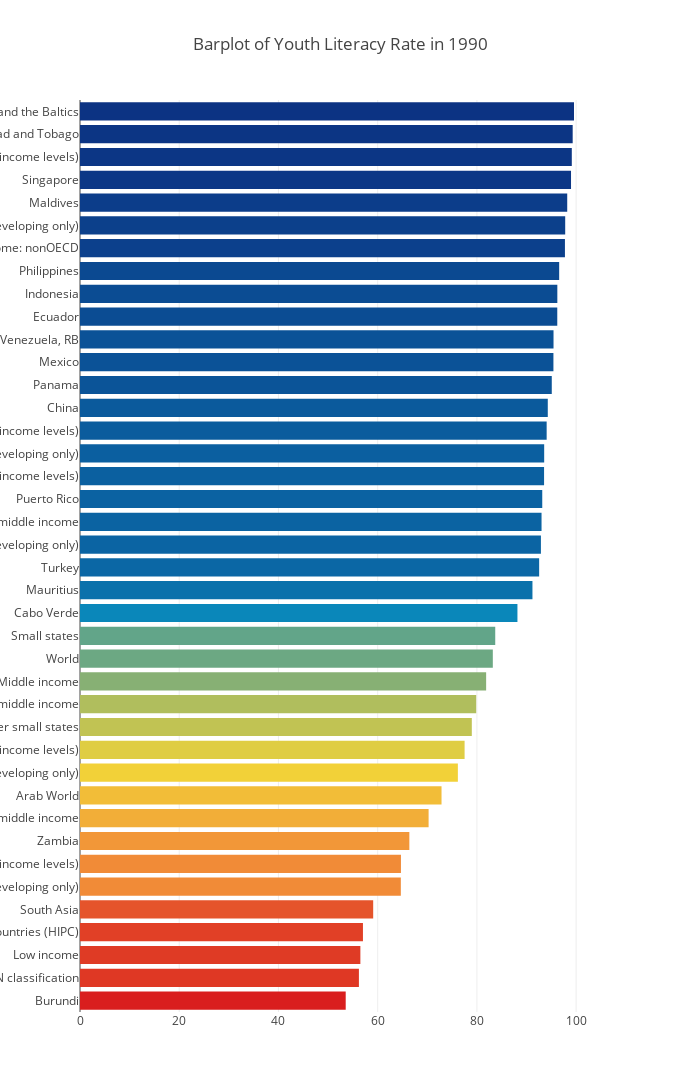
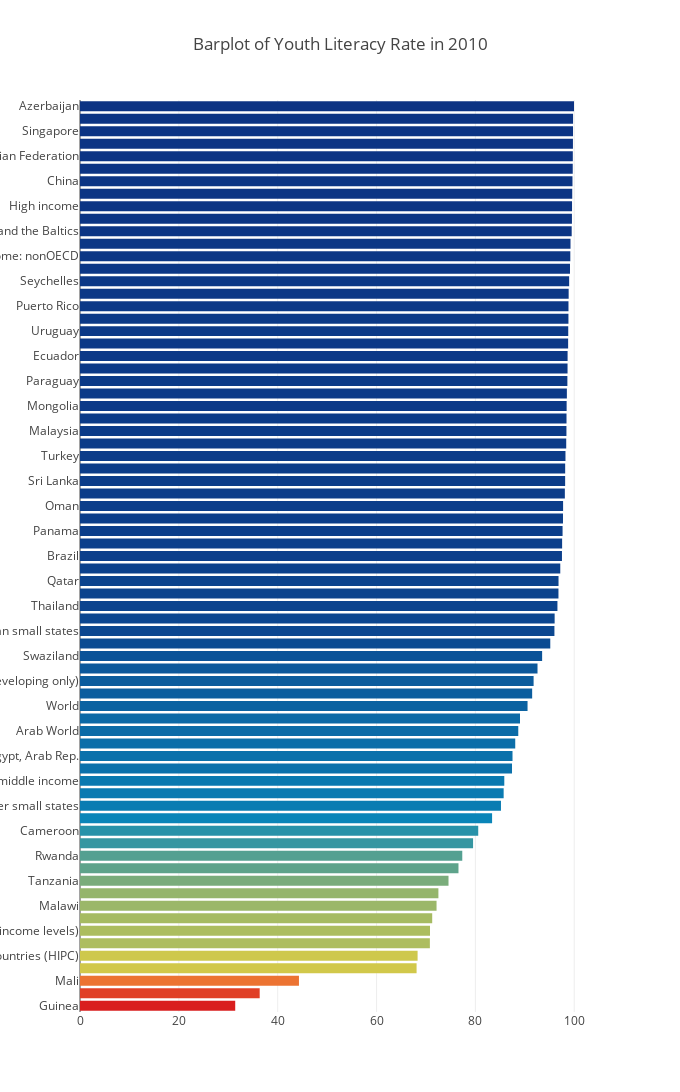

Notebook code for these charts, in order:
### Markdown cell above
### 2B. Youth Literacy Rate (% of population)

Onto our next indicator, which has an indicator code of **SE.ADT.1524.LT.ZS**: Youth Literacy rates. Previously on one of my other kernels, I had published a piece of analysis on global youth unemployment and it seemed to hit quite a chord with readers, especially around the high rates of youth unemployment prevalent around European countries for the past half decade.

Let us plot an interactive barplot via the _Plotly_ visualization library to observe how Youth literacy rates have changed over two decades&#x2014;from 1990 to 2010.

### Code cell
# Barplots of Youth literacy rates in 1990
data = Indicators[Indicators['IndicatorCode'] == 'SE.ADT.1524.LT.ZS'][Indicators['Year'] == 1990]
x, y = (list(x) for x in zip(*sorted(zip(data['Value'].values, data['CountryName'].values), 
                                                            reverse = False)))

# Plotting using Plotly 
trace2 = go.Bar(
    x=x ,
    y=y,
    marker=dict(
        color=x,
        colorscale = 'Portland',
        reversescale = True
    ),
    name='Percentage of Youth Literacy Rate',
    orientation='h',
)

layout = dict(
    title='Barplot of Youth Literacy Rate in 1990',
     width = 680, height = 1500,
    yaxis=dict(
        showgrid=False,
        showline=False,
        showticklabels=True,
#         domain=[0, 0.85],
    ))

fig1 = go.Figure(data=[trace2])
fig1['layout'].update(layout)
py.iplot(fig1, filename='plots')

# Barplot of Youth literacy rates in 2010
data = Indicators[Indicators['IndicatorCode'] == 'SE.ADT.1524.LT.ZS'][Indicators['Year'] == 2010]
x, y = (list(x) for x in zip(*sorted(zip(data['Value'].values, data['CountryName'].values), 
                                                            reverse = False)))

# Plotting using Plotly 
trace2 = go.Bar(
    x=x ,
    y=y,
    marker=dict(
        color=x,
        colorscale = 'Portland',
        reversescale = True
    ),
    name='Percentage of Youth Literacy Rate',
    orientation='h',
)

layout = dict(
    title='Barplot of Youth Literacy Rate in 2010',
     width = 680, height = 1500,
    yaxis=dict(
        showgrid=False,
        showline=False,
        showticklabels=True,
#         domain=[0, 0.85],
    ))

fig1 = go.Figure(data=[trace2])
fig1['layout'].update(layout)
py.iplot(fig1, filename='plots')

### Figure 1 — Plotly figure (JSON) as saved in the notebook; plotly's stock layout.template omitted (floating-point values rounded to 4 significant figures)
{"data": [{"marker": {"color": [53.56, 56.22, 56.51, 57.03, 59.09, 64.66, 64.69, 66.38, 70.26, 72.87, 76.16, 77.52, 78.97, 79.86, 81.86, 83.21, 83.69, 88.17, 91.19, 92.54, 92.9, 93.02, 93.17, 93.53, 93.56, 94.06, 94.28, 95.09, 95.42, 95.44, 96.19, 96.21, 96.58, 97.74, 97.79, 98.2, 98.97, 99.12, 99.3, 99.57], "colorscale": "Portland", "reversescale": true}, "name": "Percentage of Youth Literacy Rate", "orientation": "h", "type": "bar", "uid": "504c59ed-d5fe-4143-891e-7b803f588a6d", "x": [53.56, 56.22, 56.51, 57.03, 59.09, 64.66, 64.69, 66.38, 70.26, 72.87, 76.16, 77.52, 78.97, 79.86, 81.86, 83.21, 83.69, 88.17, 91.19, 92.54, 92.9, 93.02, 93.17, 93.53, 93.56, 94.06, 94.28, 95.09, 95.42, 95.44, 96.19, 96.21, 96.58, 97.74, 97.79, 98.2, 98.97, 99.12, 99.3, 99.57], "y": ["Burundi", "Least developed countries: UN classification", "Low income", "Heavily indebted poor countries (HIPC)", "South Asia", "Sub-Saharan Africa (developing only)", "Sub-Saharan Africa (all income levels)", "Zambia", "Lower middle income", "Arab World", "Middle East & North Africa (developing only)", "Middle East & North Africa (all income levels)", "Other small states", "Low & middle income", "Middle income", "World", "Small states", "Cabo Verde", "Mauritius", "Turkey", "Latin America & Caribbean (developing only)", "Upper middle income", "Puerto Rico", "Latin America & Caribbean (all income levels)", "East Asia & Pacific (developing only)", "East Asia & Pacific (all income levels)", "China", "Panama", "Mexico", "Venezuela, RB", "Ecuador", "Indonesia", "Philippines", "High income: nonOECD", "Europe & Central Asia (developing only)", "Maldives", "Singapore", "Europe & Central Asia (all income levels)", "Trinidad and Tobago", "Central Europe and the Baltics"]}], "layout": {"height": 1500, "title": "Barplot of Youth Literacy Rate in 1990", "width": 680, "yaxis": {"showgrid": false, "showline": false, "showticklabels": true}}}

### Figure 2 — Plotly figure (JSON) as saved in the notebook; plotly's stock layout.template omitted (floating-point values rounded to 4 significant figures)
{"data": [{"marker": {"color": [31.41, 36.36, 44.3, 68.1, 68.3, 70.79, 70.82, 71.26, 72.14, 72.51, 74.56, 76.58, 77.34, 79.53, 80.57, 83.38, 85.18, 85.72, 85.85, 87.41, 87.51, 88.06, 88.68, 89.03, 90.55, 91.49, 91.78, 92.57, 93.5, 95.15, 95.99, 96.03, 96.6, 96.81, 96.82, 97.17, 97.51, 97.55, 97.64, 97.72, 97.74, 98.1, 98.16, 98.16, 98.22, 98.38, 98.42, 98.43, 98.46, 98.51, 98.61, 98.64, 98.65, 98.76, 98.78, 98.83, 98.83, 98.87, 98.97, 99.14, 99.2, 99.24, 99.48, 99.53, 99.55, 99.59, 99.64, 99.69, 99.71, 99.74, 99.75, 99.76, 99.95], "colorscale": "Portland", "reversescale": true}, "name": "Percentage of Youth Literacy Rate", "orientation": "h", "type": "bar", "uid": "01873d3b-a84e-46ac-8f76-f2fd32428ea1", "x": [31.41, 36.36, 44.3, 68.1, 68.3, 70.79, 70.82, 71.26, 72.14, 72.51, 74.56, 76.58, 77.34, 79.53, 80.57, 83.38, 85.18, 85.72, 85.85, 87.41, 87.51, 88.06, 88.68, 89.03, 90.55, 91.49, 91.78, 92.57, 93.5, 95.15, 95.99, 96.03, 96.6, 96.81, 96.82, 97.17, 97.51, 97.55, 97.64, 97.72, 97.74, 98.1, 98.16, 98.16, 98.22, 98.38, 98.42, 98.43, 98.46, 98.51, 98.61, 98.64, 98.65, 98.76, 98.78, 98.83, 98.83, 98.87, 98.97, 99.14, 99.2, 99.24, 99.48, 99.53, 99.55, 99.59, 99.64, 99.69, 99.71, 99.74, 99.75, 99.76, 99.95], "y": ["Guinea", "Central African Republic", "Mali", "Low income", "Heavily indebted poor countries (HIPC)", "Sub-Saharan Africa (developing only)", "Sub-Saharan Africa (all income levels)", "Pakistan", "Malawi", "Least developed countries: UN classification", "Tanzania", "Fragile and conflict affected situations", "Rwanda", "Timor-Leste", "Cameroon", "South Asia", "Other small states", "Ghana", "Lower middle income", "Uganda", "Egypt, Arab Rep.", "Small states", "Arab World", "Low & middle income", "World", "Middle income", "Middle East & North Africa (developing only)", "Middle East & North Africa (all income levels)", "Swaziland", "Honduras", "Caribbean small states", "El Salvador", "Thailand", "Dominican Republic", "Qatar", "Tunisia", "Brazil", "Latin America & Caribbean (developing only)", "Panama", "Latin America & Caribbean (all income levels)", "Oman", "Colombia", "Sri Lanka", "Bahrain", "Turkey", "Suriname", "Malaysia", "Mexico", "Mongolia", "Upper middle income", "Paraguay", "South Africa", "Ecuador", "Jordan", "Uruguay", "East Asia & Pacific (developing only)", "Puerto Rico", "East Asia & Pacific (all income levels)", "Seychelles", "Aruba", "High income: nonOECD", "West Bank and Gaza", "Central Europe and the Baltics", "Europe & Central Asia (developing only)", "High income", "Spain", "China", "Europe & Central Asia (all income levels)", "Russian Federation", "European Union", "Singapore", "Euro area", "Azerbaijan"]}], "layout": {"height": 1500, "title": "Barplot of Youth Literacy Rate in 2010", "width": 680, "yaxis": {"showgrid": false, "showline": false, "showticklabels": true}}}
